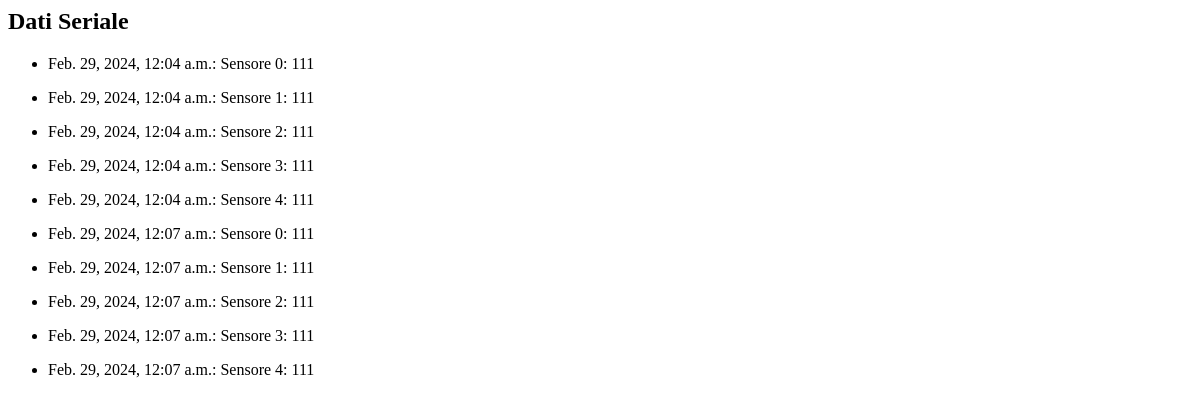
Before: /dati-seriale/ with the older database file.
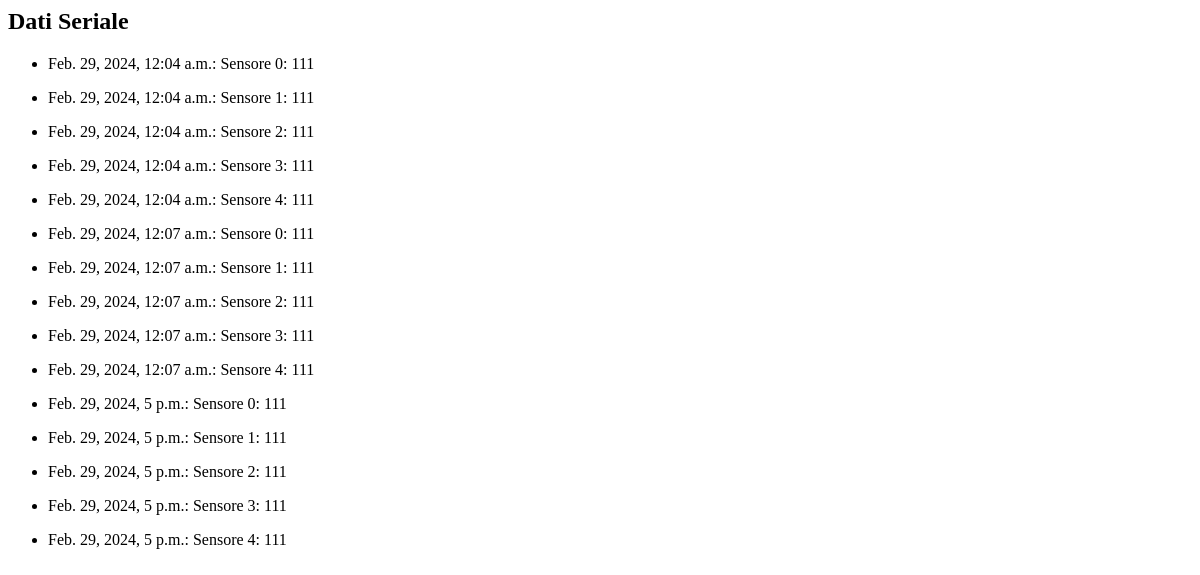
After: the same page with the newer database file.
### AppIoT/models.py (models this page shows)
class DatiSeriale(models.Model):
    dati = models.TextField()
    timestamp = models.DateTimeField(auto_now_add=True)

### AppIoT/views.py (the view)
# urls.py: path('dati-seriale/', DatiSerialeView.as_view(), name='dati-seriale'),
class DatiSerialeView(ListView):
    model = DatiSeriale
    template_name = 'seriale.html'

### AppIoT/templates/seriale.html
{% block content %}
  <h2>Dati Seriale</h2>
  <ul>
  {% for dato in object_list %}
    <li>
      <p>{{ dato.timestamp }}: {{ dato.dati }}</p>
    </li>
  {% endfor %}
  </ul>
{% endblock %}

Changed rows visible on the page:
added DatiSeriale: timestamp "Feb. 29, 2024, 5 p.m.", dati "Sensore 0: 111"
added DatiSeriale: timestamp "Feb. 29, 2024, 5 p.m.", dati "Sensore 1: 111"
added DatiSeriale: timestamp "Feb. 29, 2024, 5 p.m.", dati "Sensore 2: 111"
added DatiSeriale: timestamp "Feb. 29, 2024, 5 p.m.", dati "Sensore 3: 111"
added DatiSeriale: timestamp "Feb. 29, 2024, 5 p.m.", dati "Sensore 4: 111"
